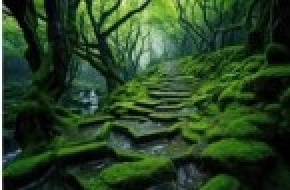
#> input picture BSCOMPUTER ENGINEERING/4th YEAR OF COMPUTER ENGINEERING/7th SEMESTER/DIGITAL IMAGE PROCESSING/FINALTERMPREPARATIONPROGRAMS/grayscale.jpg, 145 x 95 px (shown 2 times larger)
$ python grayscale.py
#> lines starting #> are read from the running program, lines starting #| are printed output that depends on the picture
import cv2
import matplotlib.pyplot as plt
import numpy as np
# Load the grayscale image
image_path = 'grayscale.jpg'  # Replace with the path to your image
grayscale_image = cv2.imread(image_path, cv2.IMREAD_GRAYSCALE)
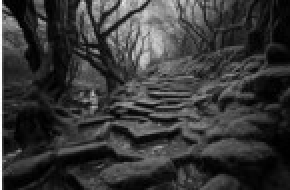
#> grayscale_image: shape (95, 145) (shown 2 times larger); min 0, max 255, mean 55.9
# Apply HSV and RAINBOW colormaps
hsv_colormap = cv2.applyColorMap(grayscale_image, cv2.COLORMAP_HSV)
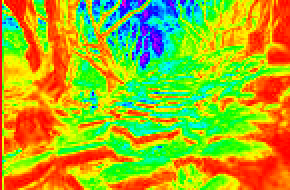
#> hsv_colormap: shape (95, 145, 3) (shown 2 times larger); mean B, G, R 32.6, 179.2, 163.7
rainbow_colormap = cv2.applyColorMap(grayscale_image, cv2.COLORMAP_RAINBOW)
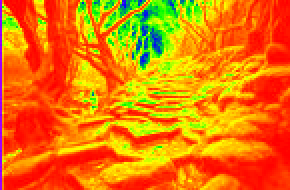
#> rainbow_colormap: shape (95, 145, 3) (shown 2 times larger); mean B, G, R 4.9, 121.5, 236
# Display the results
plt.figure(figsize=(15, 5))
# Original grayscale image
plt.subplot(1, 3, 1)
plt.title("Grayscale Image")
plt.imshow(grayscale_image, cmap='gray')
plt.axis('off')
# HSV colormap
plt.subplot(1, 3, 2)
plt.title("HSV Colormap")
plt.imshow(cv2.cvtColor(hsv_colormap, cv2.COLOR_BGR2RGB))
plt.axis('off')
# RAINBOW colormap
plt.subplot(1, 3, 3)
plt.title("RAINBOW Colormap")
plt.imshow(cv2.cvtColor(rainbow_colormap, cv2.COLOR_BGR2RGB))
plt.axis('off')
plt.tight_layout()
plt.show()
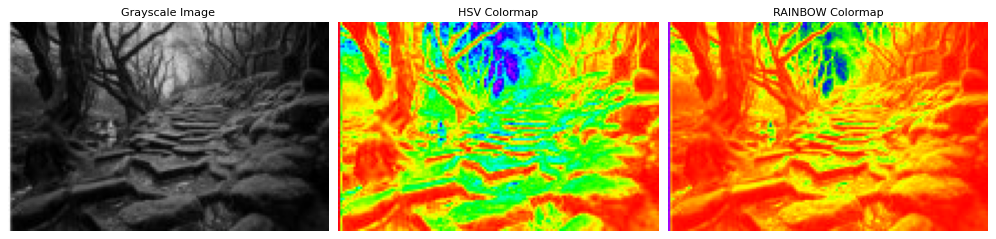
#> figure drawn by matplotlib, 3 panels
